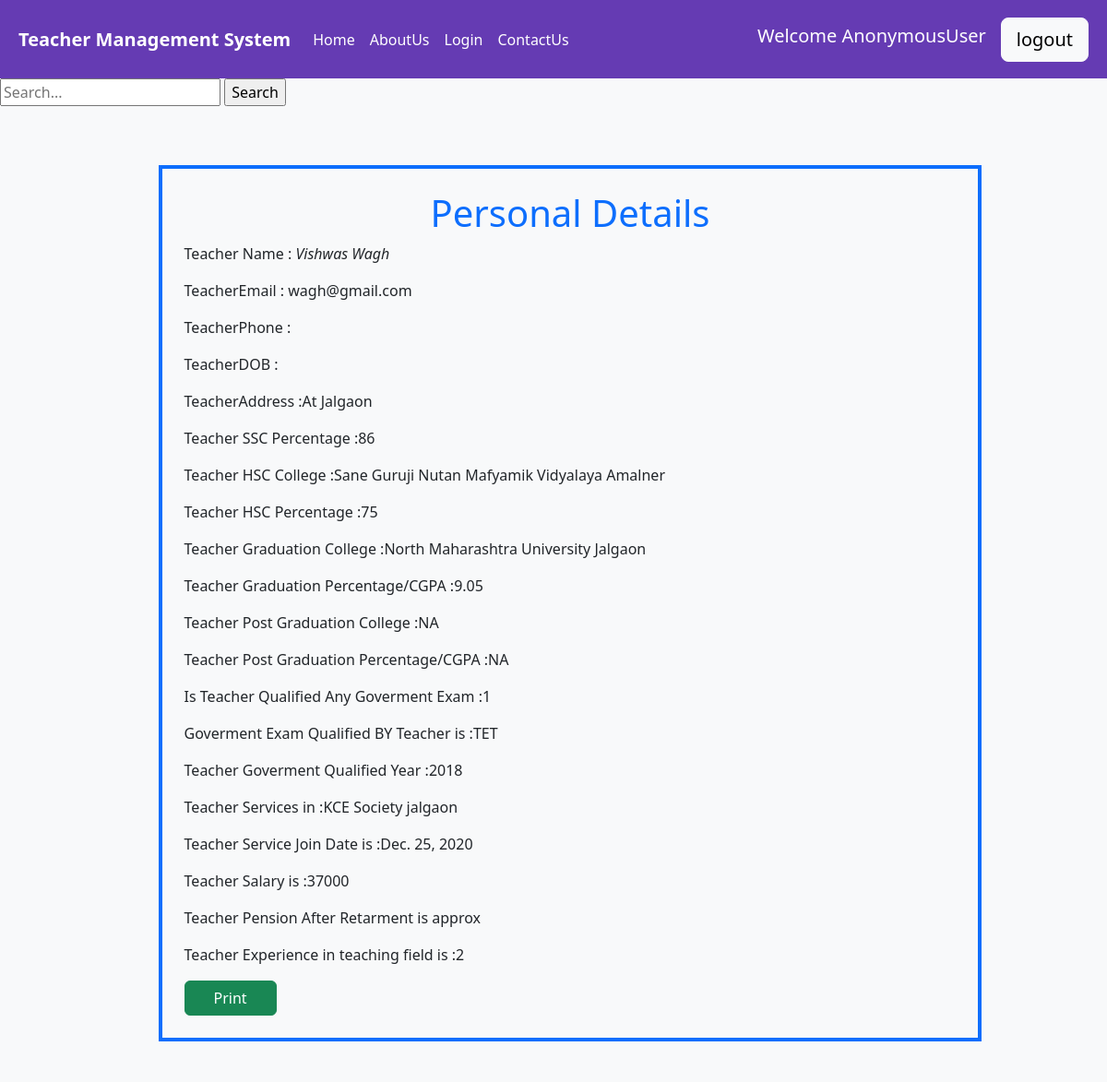
Screenshot of /show_more/5 with the database file from the repository.
### home/models.py (models this page shows, shortened)
class Teacher_details(models.Model):
    id = models.AutoField(primary_key=True)
    tname=models.CharField(max_length=122,null=True)
    temail=models.CharField(max_length=122,null=True)
    tphone=models.CharField(max_length=122,null=True)
    tdob=models.DateField(null=True)
    tadd=models.TextField()
    tsscs=models.CharField(max_length=122,null=True)
    tsscp=models.CharField(max_length=122,null=True)
    thscs=models.CharField(max_length=122,null=True)
    thscp=models.CharField(max_length=122,null=True)
    tgp=models.CharField(max_length=122,null=True)
    tgc=models.CharField(max_length=122,null=True)
    tpgp=models.CharField(max_length=122,null=True)
    tpgc=models.CharField(max_length=122,null=True)
    tge=models.CharField(max_length=122,null=True)
    teq=models.CharField(max_length=122,null=True)
    teqy=models.CharField(max_length=122,null=True)
    teacher_service=models.CharField(max_length=122,null=True)
    join_date=models.DateField(null=True)
    teacher_salary=models.CharField(max_length=122,null=True)
    teacher_exp=models.CharField(max_length=122,null=True)
    image = models.ImageField(upload_to='images')
    field_name = models.FileField(blank="True",upload_to="media")

### home/views.py (the view)
# urls.py: path('show_more/<int:id>', views.show_more, name="show_more"),
def show_more(request, id):
    results = Teacher_details.objects.filter(id=id)
    return render(request, 'show_more.html', {'results': results})

### Templates/show_more.html (shortened to what this page needs)
{% extends 'base.html' %}
{% block content %}
<form method="get" action="/show_more">
    <input type="text" name="q" placeholder="Search...">
    <input type="submit" value="Search">
</form>
<form action="">
    <div class="container row m-lg-5 overflow-hidden" style="background:#f8f9fa">
        <div class="container my-3 py-4" style="border:4px solid #0d6efd;width:80%">
            <div class="container ">
                <h1 style="color:#0d6efd" class="text-center">Personal Details</h1>
                {% for resume in results %}
                <p>Teacher Name : <i> {{ resume.tname }} </i>
                </p>
                <p>TeacherEmail : {{ resume.temail }}
                </p>
                <p>TeacherPhone :{{ resume.phone }}
                </p>
                <p>TeacherDOB :{{ resume.dob }}
                </p>
                <p>TeacherAddress :{{ resume.tadd }}
                </p>
                <p>Teacher SSC Percentage :{{ resume.tsscp}}
                </p>
                <p>Teacher HSC College :{{ resume.tsscs }}
                </p>
                <p>Teacher HSC Percentage :{{ resume.thscp }}
                </p>
                <p>Teacher Graduation College :{{ resume.tgc }}
                </p>
                <p>Teacher Graduation Percentage/CGPA :{{ resume.tgp }}</p>
                <p>Teacher Post Graduation College :{{ resume.tpgc }}
                </p>
                <p>Teacher Post Graduation Percentage/CGPA :{{ resume.tpgp }}
                </p>
                <p>Is Teacher Qualified Any Goverment Exam :{{ resume.tge }}
                </p>
                <p>Goverment Exam Qualified BY Teacher is :{{ resume.teq }}
                </p>
                <p>Teacher Goverment Qualified Year :{{ resume.teqy }}
                </p>
                <p>Teacher Services in :{{ resume.teacher_service }}
                </p>
                <p>Teacher Service Join Date is :{{ resume.join_date }}
                </p>
                <p>Teacher Salary is :{{ resume.teacher_salary }}
                </p>
                <p>Teacher Pension After Retarment is approx{{ resume.pension }}
                </p>
                <p>Teacher Experience in teaching field is :{{ resume.teacher_exp}}
                </p>
                    {% endfor %}
                    <button type="button"onclick="display()" class="btn btn-success"style="width:100px">Print</button>
            </div>
    </div>
</form>
{% endblock content %}

### rows the page displays
Teacher_details: tname "Vishwas Wagh", temail "wagh@gmail.com", tadd "At Jalgaon", tsscp "86", tsscs "Sane Guruji Nutan Mafyamik Vidyalaya Amalner", thscp "75", tgc "North Maharashtra University Jalgaon", tgp "9.05", tpgc "NA", tpgp "NA", tge "1", teq "TET", teqy "2018", teacher_service "KCE Society jalgaon", join_date "Dec. 25, 2020", teacher_salary "37000", teacher_exp "2"

### other values shown
{{ request.user }} "AnonymousUser"
